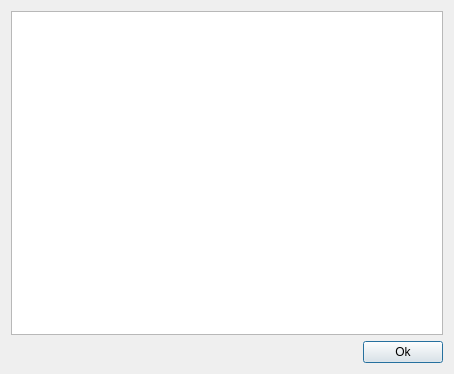
<?xml version="1.0" encoding="UTF-8"?>
<ui version="4.0">
 <class>Decompressedfile</class>
 <widget class="QDialog" name="Decompressedfile">
  <property name="geometry">
   <rect>
    <x>0</x>
    <y>0</y>
    <width>454</width>
    <height>374</height>
   </rect>
  </property>
  <property name="minimumSize">
   <size>
    <width>400</width>
    <height>200</height>
   </size>
  </property>
  <property name="windowTitle">
   <string>Decompressed File</string>
  </property>
  <layout class="QVBoxLayout" name="verticalLayout_3">
   <item>
    <layout class="QVBoxLayout" name="verticalLayout_2">
     <item>
      <widget class="QTextEdit" name="textEdit3"/>
     </item>
     <item>
      <layout class="QHBoxLayout" name="horizontalLayout">
       <item>
        <spacer name="horizontalSpacer">
         <property name="orientation">
          <enum>Qt::Horizontal</enum>
         </property>
         <property name="sizeHint" stdset="0">
          <size>
           <width>40</width>
           <height>20</height>
          </size>
         </property>
        </spacer>
       </item>
       <item>
        <widget class="QPushButton" name="pushButton">
         <property name="text">
          <string>Ok</string>
         </property>
        </widget>
       </item>
      </layout>
     </item>
    </layout>
   </item>
  </layout>
 </widget>
 <resources/>
 <connections/>
</ui>
